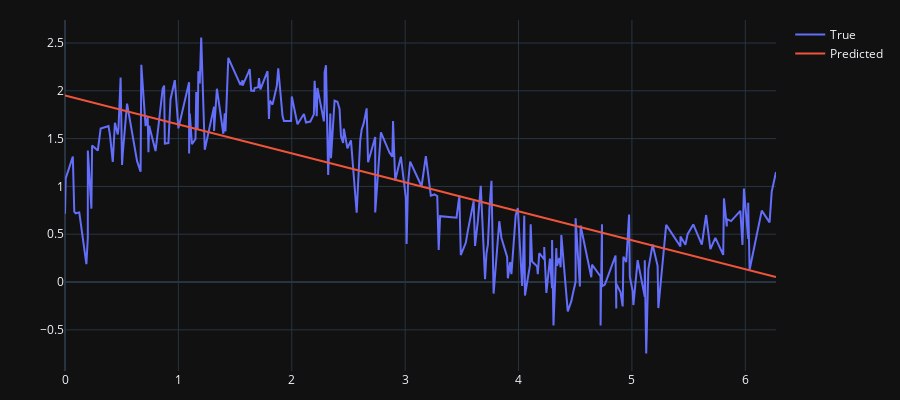

Here is the notebook cell this chart was saved with:
### Code cell
fig = go.Figure()
fig.add_scatter(x=x_test.ravel(), y=y_test1, name='True')
fig.add_scatter(x=x_test.ravel(), y=y2_predicted, name='Predicted')
fig.update_layout(hovermode='x', height=400, width=900, margin=dict(l=65, r=40, t=20, b=15), template=theme)

### Figure 1 — Plotly figure (JSON) as saved in the notebook; plotly's stock layout.template omitted (floating-point values rounded to 4 significant figures; data arrays with more than 128 entries replaced by an {"elided": "..."} marker saying what was removed)
{"data": [{"name": "True", "type": "scatter", "x": {"elided": "250 float values"}, "y": {"elided": "250 float values"}}, {"name": "Predicted", "type": "scatter", "x": {"elided": "250 float values"}, "y": {"elided": "250 float values"}}], "layout": {"height": 400, "hovermode": "x", "margin": {"b": 15, "l": 65, "r": 40, "t": 20}, "width": 900}}
